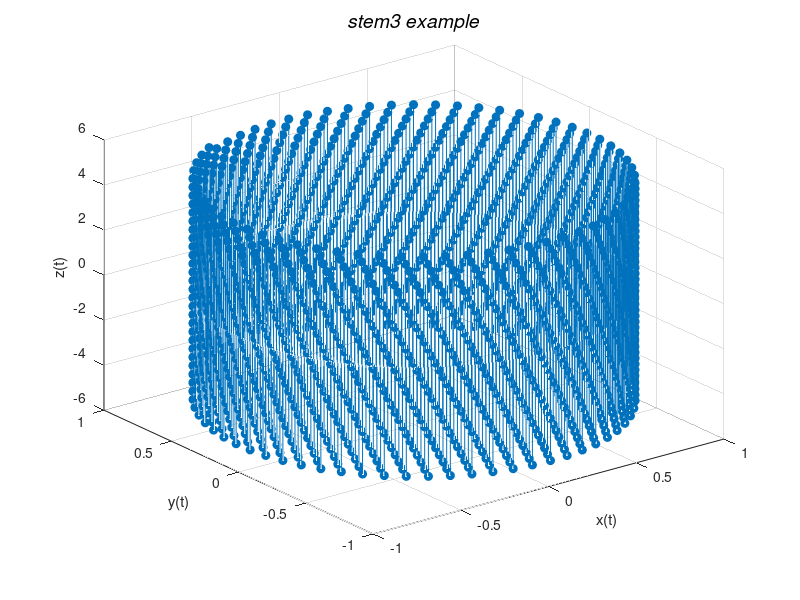

Source code (MATLAB):
t=-5:.005:5;
x=sin(20*t);
y=cos(20*t);
z=t;
stem3(x,y,z,'fill')
xlabel('x(t)');
ylabel('y(t)');
zlabel('z(t)');
title('\it{stem3 example}','FontSize',14)